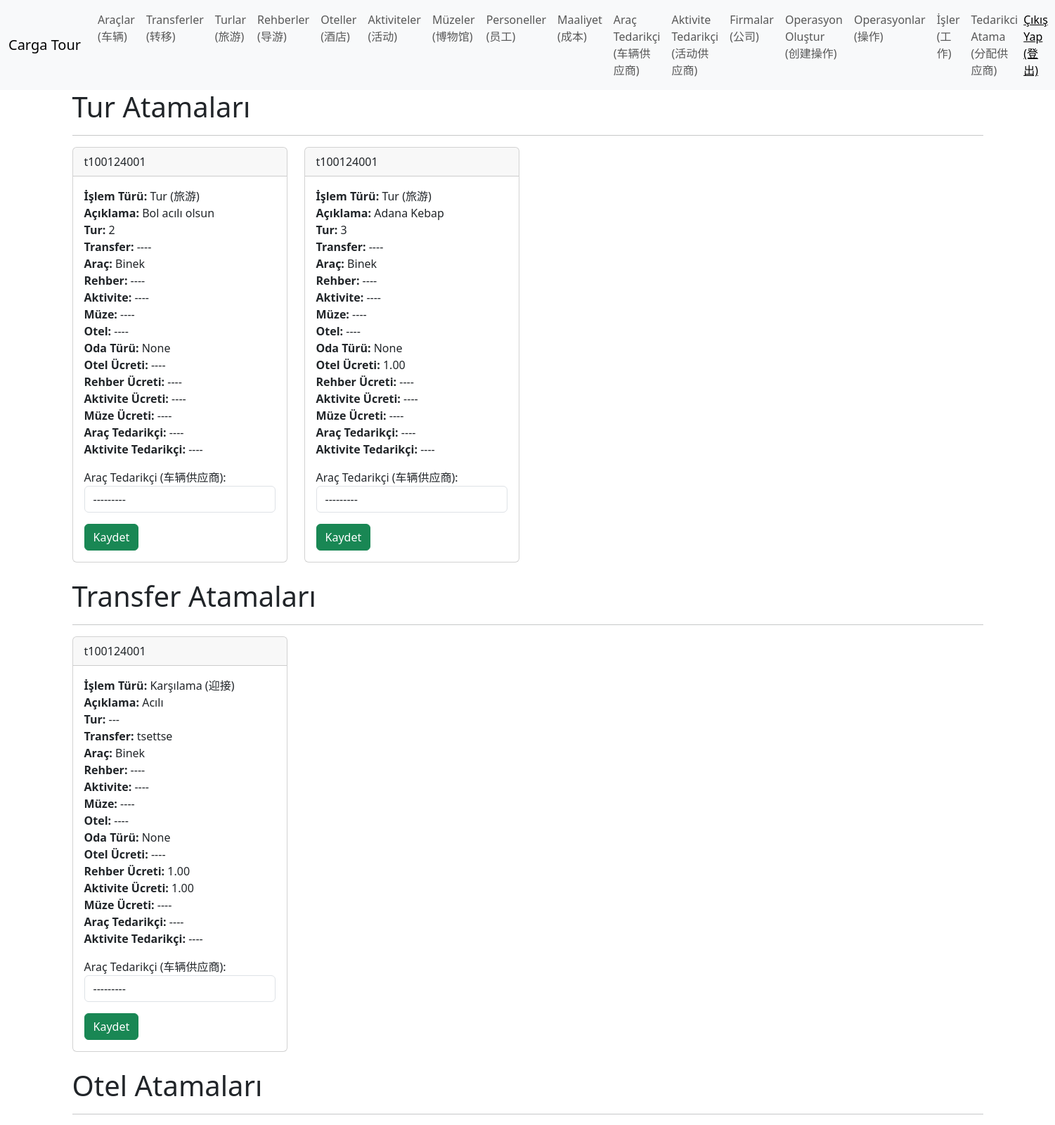
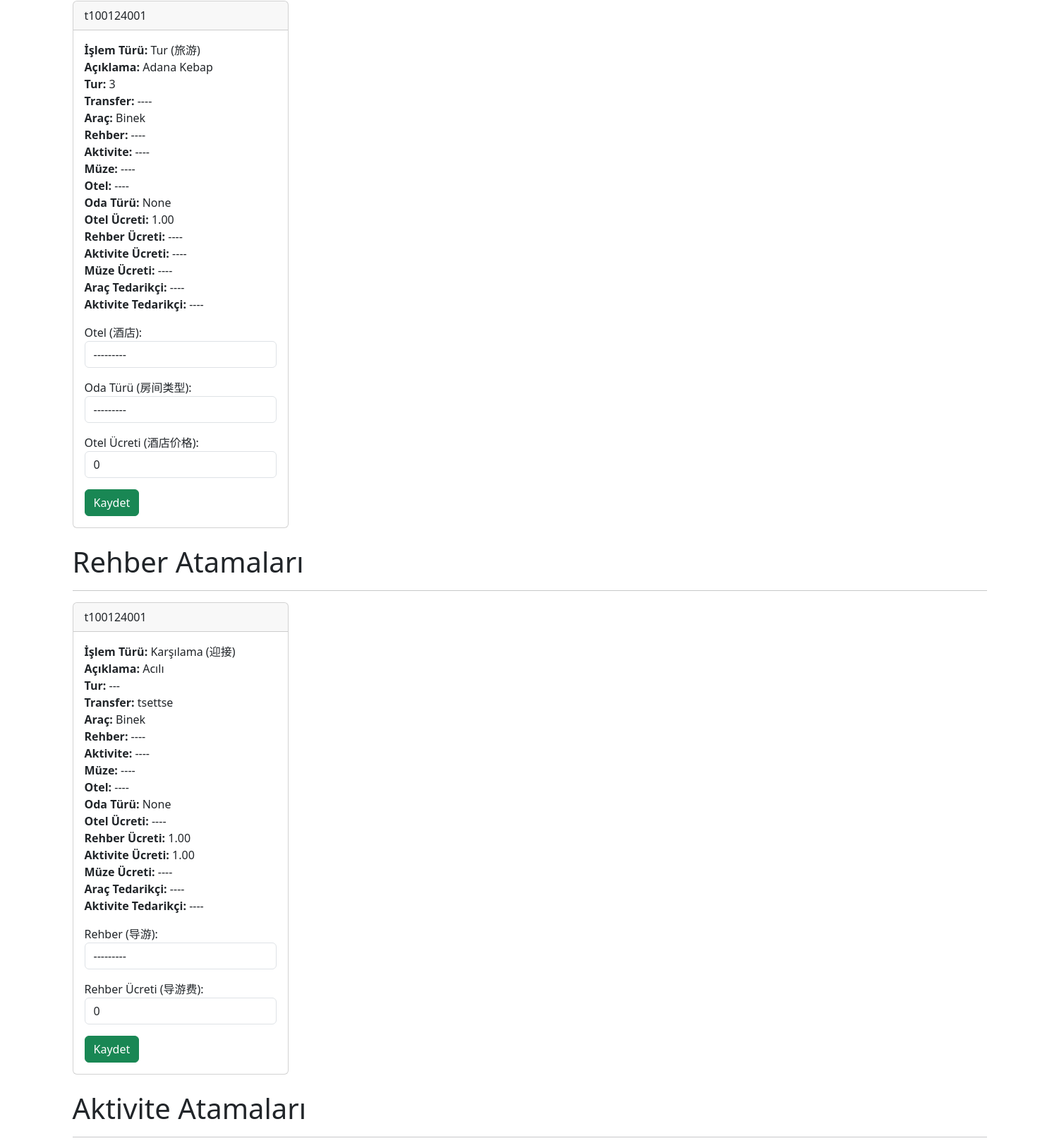
/cost_add/ (signed in, upper part), run on the app's committed database (2 pictures, top to bottom).
### TourManager/models.py (models this page shows, shortened)
class OperationItem(models.Model):
    OPERATIONSTYPE_CHOICES = (
        ('Karsilama', 'Karşılama (迎接)'),
        ('Ugurlama', 'Uğurlama (送别)'),
        ('Tur', 'Tur (旅游)'),
        ('Arac', 'Araç (车辆)'),
        ('Aktivite', 'Aktivite (活动)'),
        ('Muze', 'Müze (博物馆)'),
        ('Otel', 'Otel (酒店)'),
        ('Rehber', 'Rehber (导游)'),
        ('Aracli Rehber', 'Araçlı Rehber (带车导游)'),
        ('Serbest Zaman', 'Serbest Zaman (自由时间)'),
    )
    ROOMTYPE_CHOICES = (
        ('Tek', 'Tek (单人)'),
        ('Cift', 'Çift (双人)'),
        ('Uc', 'Üç (三人)'),
    )
    company = models.ForeignKey(Sirket, verbose_name="Şirket (公司)", on_delete=models.CASCADE)
    day = models.ForeignKey(OperationDay, verbose_name="Gün (日)", on_delete=models.CASCADE)
    operation_type = models.CharField(max_length=20, choices=OPERATIONSTYPE_CHOICES, verbose_name="İşlem Türü (操作类型)")
    description = models.CharField(max_length=255, blank=True, null=True, verbose_name="Açıklama (描述)")
    tour = models.ForeignKey(Tour, blank=True, null=True, on_delete=models.CASCADE, verbose_name="Tur (旅游)")
    transfer = models.ForeignKey(Transfer, blank=True, null=True, on_delete=models.CASCADE, verbose_name="Transfer (转移)")
    vehicle = models.ForeignKey(Vehicle, blank=True, null=True, on_delete=models.CASCADE, verbose_name="Araç (车辆)")
    guide = models.ForeignKey(Guide, blank=True, null=True, on_delete=models.CASCADE, verbose_name="Rehber (导游)")
    activity = models.ForeignKey(Activity, blank=True, null=True, on_delete=models.CASCADE, verbose_name="Aktivite (活动)")
    museum = models.ForeignKey(Museum, blank=True, null=True, on_delete=models.CASCADE, verbose_name="Müze (博物馆)")
    hotel = models.ForeignKey(Hotel, blank=True, null=True, on_delete=models.CASCADE, verbose_name="Otel (酒店)")
    room_type = models.CharField(max_length=20, choices=ROOMTYPE_CHOICES, blank=True, null=True, verbose_name="Oda Türü (房间类型)")
    hotel_price = models.DecimalField(max_digits=10, decimal_places=2, default=0, verbose_name="Otel Ücreti (酒店价格)")
    guide_price = models.DecimalField(max_digits=10, decimal_places=2, default=0, verbose_name="Rehber Ücreti (导游费)")
    activity_price = models.DecimalField(max_digits=10, decimal_places=2, default=0, verbose_name="Aktivite Ücreti (活动费)")
    museym_price = models.DecimalField(max_digits=10, decimal_places=2, default=0, verbose_name="Müze Ücreti (博物馆费用)")
    cost = models.ForeignKey(Cost, blank=True, null=True, on_delete=models.CASCADE, verbose_name="Araç Tedarikçi (车辆供应商)")
    activity_cost = models.ForeignKey(ActivityCost, blank=True, null=True, on_delete=models.CASCADE, verbose_name="Aktivite Tedarikçi (活动供应商)")

class OperationDay(models.Model):
    company = models.ForeignKey(Sirket, verbose_name="Şirket (公司)", on_delete=models.CASCADE)
    operation = models.ForeignKey(Operation, verbose_name="Operasyon (操作)", on_delete=models.CASCADE)
    date = models.DateField(verbose_name="Tarih (日期)")

class Operation(models.Model):
    CURRENCY_CHOICES = (
        ('TL', 'TL (土耳其里拉)'),
        ('USD', 'USD (美元)'),
        ('EUR', 'EUR (欧元)'),
    )
    company = models.ForeignKey(Sirket, verbose_name="Şirket (公司)", on_delete=models.CASCADE)
    selling_staff = models.ForeignKey(Personel, verbose_name="Satan Personel (销售人员)", related_name="Satan", on_delete=models.CASCADE, blank=True, null=True)
    follow_staff = models.ForeignKey(Personel, verbose_name="Takip Eden Personel (跟进员工)", related_name="Takip", on_delete=models.CASCADE)
    buyer_company = models.ForeignKey(BuyerCompany, verbose_name="Alıcı Firma (买方公司)", related_name="Alıcı", on_delete=models.CASCADE)
    start = models.DateField(verbose_name="Başlama Tarihi (开始日期)")
    finish = models.DateField(verbose_name="Bitiş Tarihi (结束日期)")
    create_date = models.DateTimeField(verbose_name="Oluşturulma Tarihi (创建日期)", auto_now=False, auto_now_add=True)
    update_date = models.DateTimeField(verbose_name="Güncelleme Tarihi (更新日期)", auto_now=True, auto_now_add=False)
    passenger_info = models.TextField(verbose_name="Yolcu Bilgileri (乘客信息)")
    ticket = models.CharField(verbose_name="Etiket (标签)", unique=True, max_length=50, blank=True, null=True)
    sales_price = models.DecimalField(verbose_name="Satış Fiyatı (销售价格)", max_digits=10, decimal_places=2, default=0)
    currency = models.CharField(max_length=3, choices=CURRENCY_CHOICES, verbose_name="Para Birimi (货币)", default="USD")
    number_passengers = models.PositiveIntegerField(verbose_name="Yolcu Sayısı (乘客数量)", default=1)

class Tour(models.Model):
    company=models.ForeignKey(Sirket, verbose_name="Sirket", on_delete=models.CASCADE)
    route = models.CharField(verbose_name="Güzergah", max_length=155)
    def __str__(self):
        return self.route

class Vehicle(models.Model):
    company=models.ForeignKey(Sirket, verbose_name="Sirket", on_delete=models.CASCADE)
    vehicle = models.CharField(verbose_name="Araçlar", max_length=155)
    capacity = models.PositiveIntegerField(verbose_name="Kapasite")
    def __str__(self):
        return self.vehicle

class Transfer(models.Model):
    company=models.ForeignKey(Sirket, verbose_name="Sirket", on_delete=models.CASCADE)
    route = models.CharField(verbose_name="Güzergah", max_length=155)
    def __str__(self):
        return self.route

### TourManager/views.py (the view)
# urls.py: path('cost_add/', cost_add, name='cost_add'),
def cost_add(request):
    requestPersonel = Personel.objects.get(user=request.user)
    sirket = requestPersonel.company
    tour_cost = OperationItem.objects.filter(company=sirket, tour__isnull=False)
    transfer_cost = OperationItem.objects.filter(company=sirket, transfer__isnull=False)
    guide_cost = OperationItem.objects.filter(company=sirket, guide_price=1)
    hotel_cost = OperationItem.objects.filter(company=sirket, hotel_price=1)
    museum_cost = OperationItem.objects.filter(company=sirket, museym_price=1)
    activity_cost = OperationItem.objects.filter(company=sirket, activity_price=1)
    vehicle_cost = CostAddVehicleForm()
    hotel_costform = CostAddHotelForm()
    guide_costform = CostAddGuideForm()
    activity_costform = CostAddActivityForm()
    museum_costform = CostAddMuseumForm()
    context={
        'tour_cost' : tour_cost,
        'transfer_cost' : transfer_cost,
        'guide_cost' : guide_cost,
        'hotel_cost' : hotel_cost,
        'museum_cost' : museum_cost,
        'activity_cost' : activity_cost,
        'vehicle_cost' : vehicle_cost,
        'hotel_costform' : hotel_costform,
        'guide_costform' : guide_costform,
        'activity_costform' : activity_costform,
        'museum_costform' : museum_costform,
    }
    return render(request, 'tour/cost_add.html', context)

### TourManager/forms.py
class CostAddVehicleForm(forms.ModelForm):
    class Meta:
        model = OperationItem
        fields = ['cost',]
        widgets = {
            'cost': forms.Select(attrs={'class': 'form-control'}),
        }

class CostAddHotelForm(forms.ModelForm):
    class Meta:
        model = OperationItem
        fields = ['hotel', 'room_type', 'hotel_price']
        widgets = {
            'hotel': forms.Select(attrs={'class': 'form-control'}),
            'room_type': forms.Select(attrs={'class': 'form-control'}),
            'hotel_price': forms.NumberInput(attrs={'class': 'form-control'})
        }

### TourManager/models.py (called while the page is built)
    def __str__(self):
        return f"{self.city} - {self.name}"

    def __str__(self):
        return f"{self.city} - {self.name}"

    def __str__(self):
        return f"{self.name}"

    def __str__(self):
        return f"{self.supplier}"

### TourManager/templates/tour/cost_add.html (shortened to what this page needs)
{% extends "tour/base.html" %}
{% block content %}
<h1>Tur Atamaları</h1>
<hr>
<div class="row">
    {% for item in tour_cost %}
    <div class="col-md-3 mb-4">
        <div class="card">
            <div class="card-header">
                {{ item.day.operation.ticket }}
            </div>
            <div class="card-body">
                <ul class="list-unstyled">
                    <li><strong>İşlem Türü:</strong> {{ item.get_operation_type_display|default:"----" }}</li>
                    <li><strong>Açıklama:</strong> {{ item.description|default:"----" }}</li>
                    <li><strong>Tur:</strong> {{ item.tour|default:"---" }}</li>
                    <li><strong>Transfer:</strong> {{ item.transfer|default:"----" }}</li>
                    <li><strong>Araç:</strong> {{ item.vehicle|default:"----" }}</li>
                    <li><strong>Rehber:</strong> {{ item.guide|default:"----" }}</li>
                    <li><strong>Aktivite:</strong> {{ item.activity|default:"----" }}</li>
                    <li><strong>Müze:</strong> {{ item.museum|default:"----" }}</li>
                    <li><strong>Otel:</strong> {{ item.hotel|default:"----" }}</li>
                    <li><strong>Oda Türü:</strong> {{ item.get_room_type_display }}</li>
                    <li><strong>Otel Ücreti:</strong> {{ item.hotel_price|default:"----" }}</li>
                    <li><strong>Rehber Ücreti:</strong> {{ item.guide_price|default:"----" }}</li>
                    <li><strong>Aktivite Ücreti:</strong> {{ item.activity_price|default:"----" }}</li>
                    <li><strong>Müze Ücreti:</strong> {{ item.museum_price|default:"----" }}</li>
                    <li><strong>Araç Tedarikçi:</strong> {{ item.cost|default:"----" }}</li>
                    <li><strong>Aktivite Tedarikçi:</strong> {{ item.activity_cost|default:"----" }}</li>
                </ul>
                <form method="POST">
                    {{ vehicle_cost.as_p }}
                    <button type="submit" class="btn btn-success">Kaydet</button>
                </form>
            </div>
        </div>
    </div>
    {% endfor %}
</div>
<h1>Transfer Atamaları</h1>
<hr>
<div class="row">
    {% for item in transfer_cost %}
    <div class="col-md-3 mb-4">
        <div class="card">
            <div class="card-header">
                {{ item.day.operation.ticket }}
            </div>
            <div class="card-body">
                <ul class="list-unstyled">
                    <li><strong>İşlem Türü:</strong> {{ item.get_operation_type_display|default:"----" }}</li>
                    <li><strong>Açıklama:</strong> {{ item.description|default:"----" }}</li>
                    <li><strong>Tur:</strong> {{ item.tour|default:"---" }}</li>
                    <li><strong>Transfer:</strong> {{ item.transfer|default:"----" }}</li>
                    <li><strong>Araç:</strong> {{ item.vehicle|default:"----" }}</li>
                    <li><strong>Rehber:</strong> {{ item.guide|default:"----" }}</li>
                    <li><strong>Aktivite:</strong> {{ item.activity|default:"----" }}</li>
                    <li><strong>Müze:</strong> {{ item.museum|default:"----" }}</li>
                    <li><strong>Otel:</strong> {{ item.hotel|default:"----" }}</li>
                    <li><strong>Oda Türü:</strong> {{ item.get_room_type_display }}</li>
                    <li><strong>Otel Ücreti:</strong> {{ item.hotel_price|default:"----" }}</li>
                    <li><strong>Rehber Ücreti:</strong> {{ item.guide_price|default:"----" }}</li>
                    <li><strong>Aktivite Ücreti:</strong> {{ item.activity_price|default:"----" }}</li>
                    <li><strong>Müze Ücreti:</strong> {{ item.museum_price|default:"----" }}</li>
                    <li><strong>Araç Tedarikçi:</strong> {{ item.cost|default:"----" }}</li>
                    <li><strong>Aktivite Tedarikçi:</strong> {{ item.activity_cost|default:"----" }}</li>
                </ul>
                <form method="POST">
                    {{ vehicle_cost.as_p }}
                    <button type="submit" class="btn btn-success">Kaydet</button>
                </form>
            </div>
        </div>
    </div>
    {% endfor %}
</div>
<h1>Otel Atamaları</h1>
<hr>
<div class="row">
    {% for item in hotel_cost %}
        <div class="col-md-3 mb-4">
            <div class="card">
                <div class="card-header">
                    {{ item.day.operation.ticket }}
                </div>
                <div class="card-body">
                    <ul class="list-unstyled">
                        <li><strong>İşlem Türü:</strong> {{ item.get_operation_type_display|default:"----" }}</li>
                        <li><strong>Açıklama:</strong> {{ item.description|default:"----" }}</li>
                        <li><strong>Tur:</strong> {{ item.tour|default:"---" }}</li>
                        <li><strong>Transfer:</strong> {{ item.transfer|default:"----" }}</li>
                        <li><strong>Araç:</strong> {{ item.vehicle|default:"----" }}</li>
                        <li><strong>Rehber:</strong> {{ item.guide|default:"----" }}</li>
                        <li><strong>Aktivite:</strong> {{ item.activity|default:"----" }}</li>
                        <li><strong>Müze:</strong> {{ item.museum|default:"----" }}</li>
                        <li><strong>Otel:</strong> {{ item.hotel|default:"----" }}</li>
                        <li><strong>Oda Türü:</strong> {{ item.get_room_type_display }}</li>
                        <li><strong>Otel Ücreti:</strong> {{ item.hotel_price|default:"----" }}</li>
                        <li><strong>Rehber Ücreti:</strong> {{ item.guide_price|default:"----" }}</li>
                        <li><strong>Aktivite Ücreti:</strong> {{ item.activity_price|default:"----" }}</li>
                        <li><strong>Müze Ücreti:</strong> {{ item.museum_price|default:"----" }}</li>
                        <li><strong>Araç Tedarikçi:</strong> {{ item.cost|default:"----" }}</li>
                        <li><strong>Aktivite Tedarikçi:</strong> {{ item.activity_cost|default:"----" }}</li>
                    </ul>
                    <form method="POST">
                        {{ hotel_costform.as_p }}
                        <button type="submit" class="btn btn-success">Kaydet</button>
                    </form>
                </div>
            </div>
        </div>
    {% endfor %}
</div>
<h1>Rehber Atamaları</h1>
<hr>
<div class="row">
    {% for item in guide_cost %}
    <div class="col-md-3 mb-4">
        <div class="card">
            <div class="card-header">
                {{ item.day.operation.ticket }}
            </div>
            <div class="card-body">
                <ul class="list-unstyled">
                    <li><strong>İşlem Türü:</strong> {{ item.get_operation_type_display|default:"----" }}</li>
                    <li><strong>Açıklama:</strong> {{ item.description|default:"----" }}</li>
                    <li><strong>Tur:</strong> {{ item.tour|default:"---" }}</li>
                    <li><strong>Transfer:</strong> {{ item.transfer|default:"----" }}</li>
                    <li><strong>Araç:</strong> {{ item.vehicle|default:"----" }}</li>
                    <li><strong>Rehber:</strong> {{ item.guide|default:"----" }}</li>
                    <li><strong>Aktivite:</strong> {{ item.activity|default:"----" }}</li>
                    <li><strong>Müze:</strong> {{ item.museum|default:"----" }}</li>
                    <li><strong>Otel:</strong> {{ item.hotel|default:"----" }}</li>
                    <li><strong>Oda Türü:</strong> {{ item.get_room_type_display }}</li>
                    <li><strong>Otel Ücreti:</strong> {{ item.hotel_price|default:"----" }}</li>
                    <li><strong>Rehber Ücreti:</strong> {{ item.guide_price|default:"----" }}</li>
                    <li><strong>Aktivite Ücreti:</strong> {{ item.activity_price|default:"----" }}</li>
                    <li><strong>Müze Ücreti:</strong> {{ item.museum_price|default:"----" }}</li>
                    <li><strong>Araç Tedarikçi:</strong> {{ item.cost|default:"----" }}</li>
                    <li><strong>Aktivite Tedarikçi:</strong> {{ item.activity_cost|default:"----" }}</li>
                </ul>
                <form method="POST">
                    {{ guide_costform.as_p }}
                    <button type="submit" class="btn btn-success">Kaydet</button>
                </form>
            </div>
        </div>
    </div>
    {% endfor %}
</div>
<h1>Aktivite Atamaları</h1>
<hr>
{% endblock content %}

### data on the page
OperationItem: day.operation.ticket "t100124001", operation_type "Tur (旅游)", description "Bol acılı olsun", tour "2", transfer "----", vehicle "Binek", guide "----", activity "----", museum "----", hotel "----", room_type "None", hotel_price "----", guide_price "----", activity_price "----", museum_price "----", cost "----", activity_cost "----"
OperationItem: day.operation.ticket "t100124001", operation_type "Tur (旅游)", description "Adana Kebap", tour "3", transfer "----", vehicle "Binek", guide "----", activity "----", museum "----", hotel "----", room_type "None", hotel_price "1.00", guide_price "----", activity_price "----", museum_price "----", cost "----", activity_cost "----", hotel_price "0"
OperationItem: day.operation.ticket "t100124001", operation_type "Karşılama (迎接)", description "Acılı", tour "---", transfer "tsettse", vehicle "Binek", guide "----", activity "----", museum "----", hotel "----", room_type "None", hotel_price "----", guide_price "1.00", activity_price "1.00", museum_price "----", cost "----", activity_cost "----", guide_price "0"
